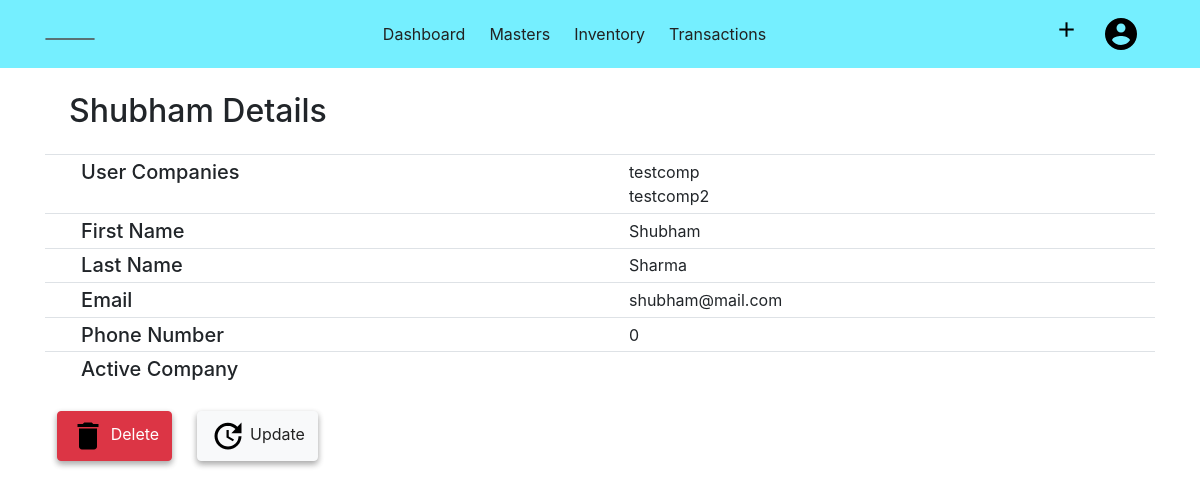
Before: /user/accountinfo (signed in) with the older database file.
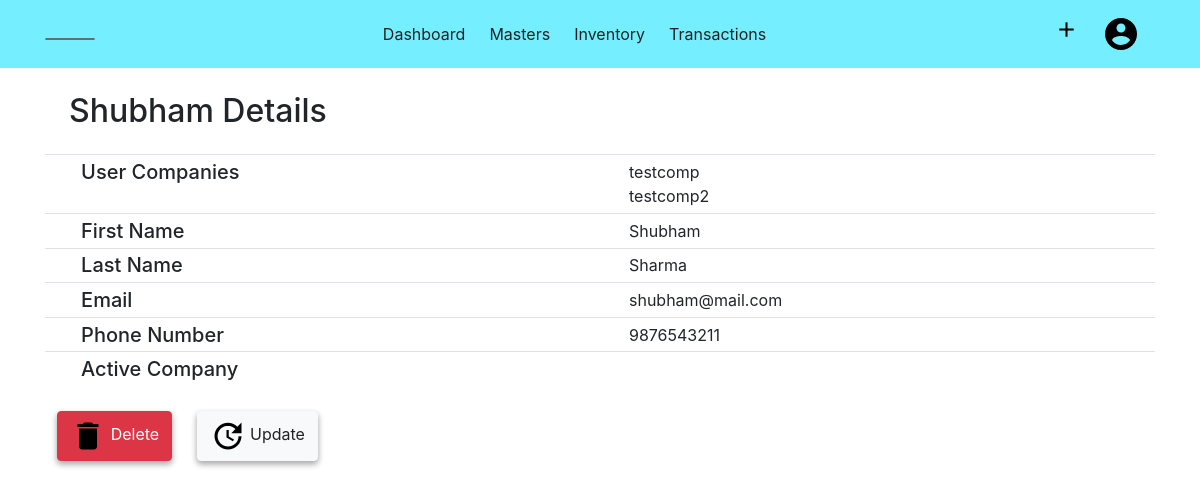
After: the same page with the newer database file.
### acsystem/models.py (models this page shows, shortened)
class User(db.Model, UserMixin):
    id = db.Column(db.Integer, primary_key = True)
    first = db.Column(db.String(60), nullable=False)
    last = db.Column(db.String(60), nullable=False)
    email = db.Column(db.String(60), unique= True, nullable=False)
    image_file = db.Column(db.String(20), default='default.jpg', nullable=False)
    phone = db.Column(db.Integer, nullable=False)
    password = db.Column(db.String(60), nullable=False)
    companies = db.relationship('Company', backref ='owner', lazy = True, cascade="all, delete-orphan")
    activecompany = db.Column(db.Integer, default=0)

### acsystem/user/routes.py (the view)
@users.route('/user/accountinfo')
@login_required
def account():
    return render_template('usertemplate/accountinfo.html', title="Account")

### acsystem/models.py (called while the page is built)
@login_manager.user_loader
def load_user(user_id):
    return User.query.get(int(user_id))

### acsystem/templates/usertemplate/accountinfo.html (shortened to what this page needs)
{% extends "layout.html"%}
{% block content %}
<div class="container mt-4">
    <h2 class="mb-4 ml-4">{{ current_user.first }} Details</h2>
    <table class="table table-sm">
        <tbody>
            <tr>
                <td>&Tab;</td>
                <td class="h5">User Companies</td>
                <td>{% for company in current_user.companies %}
                        <span>{{ company.companyname }}</span>
                        <br>
                    {% endfor %}
                </td>
            </tr>
            <tr>
                <td>&Tab;</td>
                <td class="h5"> First Name </td>
                <td>{{current_user.first}}</td>
            </tr>
            <tr>
                <td>&Tab;</td>
                <td class="h5"> Last Name </td>
                <td>{{current_user.last}}</td>
            </tr>
            <tr>
                <td>&Tab;</td>
                <td class="h5"> Email</td>
                <td>{{current_user.email}}</td>
            </tr>
            <tr>
                <td>&Tab;</td>
                <td class="h5"> Phone Number </td>
                <td>{{current_user.phone}}</td>
            </tr>
            <tr>
                <td>&Tab;</td>
                <td class="h5"> Active Company </td>
                <td id="useractivecomp"></td>
            </tr>
        </tbody>
    </table>
    <table class="mt-4">
        <tbody>
            <tr>
                <td>
                    <button type="button" class="btn btn-danger" data-toggle="modal" data-target="#deleteuser">
                        <img src="{{ url_for('static',filename='images/delete.png') }}" alt="Delete"> Delete
                    </button>
                </td>
                <td>
                    <a type="button" class="btn btn-light" href="{{ url_for('users.updateuser') }}"><img
                            src="{{ url_for('static',filename='images/update.png') }}" alt="Update"> Update
                    </a>
                </td>
            </tr>
        </tbody>
    </table>
</div>
{% endblock content %}

Changed rows visible on the page:
changed User "Shubham": phone "0" → "9876543211"
